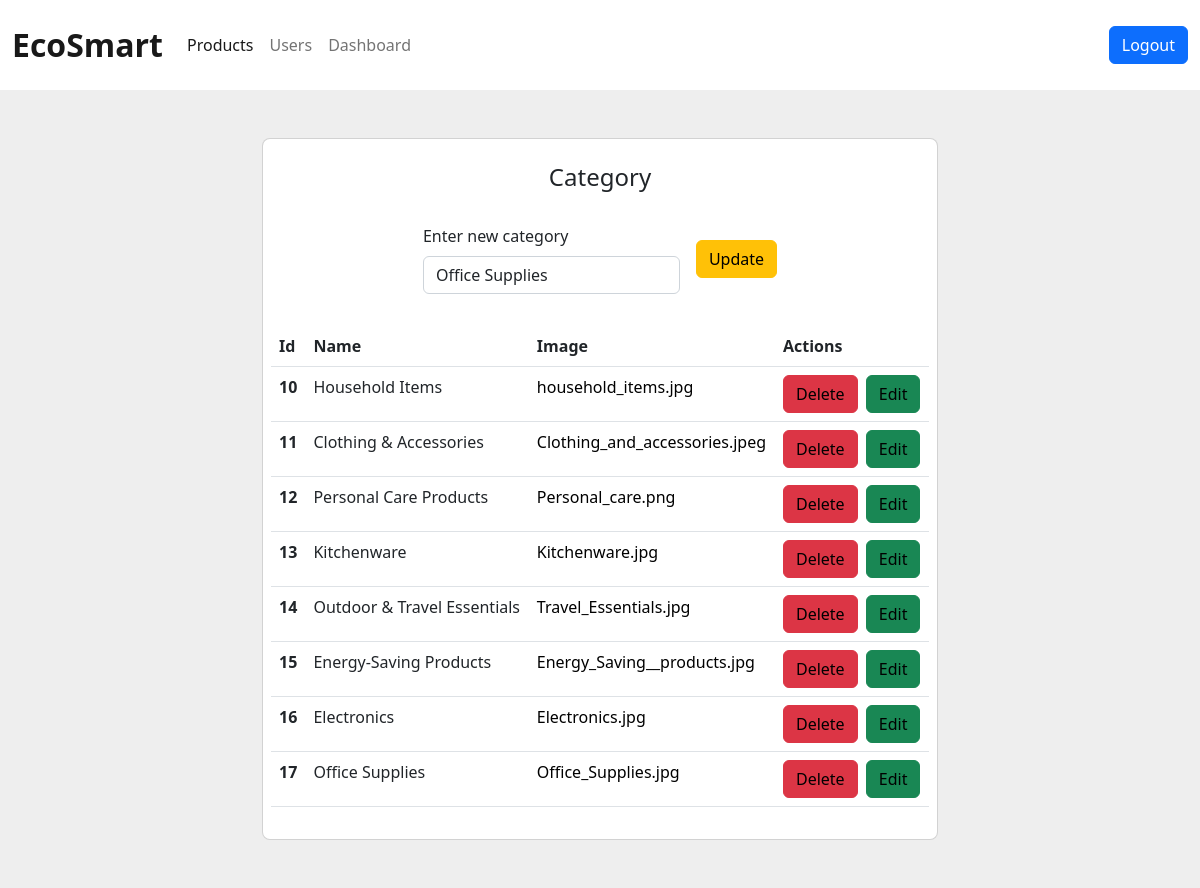
The page /admin/manage_category/edit/17 on the database its author committed.
### vault.py (models this page shows, shortened)
class Category(Base):
    __tablename__ = 'categories'
    id = Column(Integer, primary_key=True, autoincrement=True)
    name = Column('name',String)
    image = Column('image',String)
    date = Column('date',String)

### admin_routes.py (the view)
@app.route('/admin/manage_category/edit/<int:cid>', methods=['POST', 'GET'])
def category_edit(cid):
    if request.method == 'POST':
        agent.query(Category).filter(Category.id == cid).update({
            Category.name: request.form['name']
        })
        agent.commit()
        return redirect('/admin/manage_category/')
    elif request.method == 'GET':
        category = agent.query(Category).filter(Category.id == cid).first()
        return render_template('admin/edit_category.html', category=category, categories=agent.query(Category).all())

### templates/admin/edit_category.html (shortened to what this page needs)
<!DOCTYPE html>
<html lang="en">
  <head>
    <link
      href="https://cdn.jsdelivr.net/npm/bootstrap@5.2.0-beta1/dist/css/bootstrap.min.css"
      rel="stylesheet"
    />
    <link
      rel="stylesheet"
      type="text/css"
      href="{{ url_for('static',filename='styles/header.css') }}"
    />
  </head>
  <body>
    <nav class="navbar navbar-expand-lg bg-body py-3">
      <div class="container">
        <a class="navbar-brand" href="/admin"
          ><span class="fs-2"><strong>EcoSmart</strong></span></a
        >
        <div class="collapse navbar-collapse" id="navcol-1">
          <ul class="navbar-nav me-auto">
            <li class="nav-item">
              <a class="nav-link active" href="/admin/product_handler"
                >Products</a
              >
            </li>
            <li class="nav-item">
              <a class="nav-link" href="/admin/userbase">Users</a>
            </li>
            <li class="nav-item">
              <a class="nav-link" href="/admin/dashboard">Dashboard</a>
            </li>
          </ul>
          <button class="btn btn-primary" type="button">
            <a href="/logout" class="text-decoration-none text-white">Logout</a>
          </button>
        </div>
      </div>
    </nav>
    <section class="vh-50" style="background-color: #eee">
      <div class="container py-5 h-100">
        <div class="row d-flex justify-content-center align-items-center h-100">
          <div class="col col-lg-9 col-xl-7">
            <div class="card rounded-3">
              <div class="card-body p-2">
                <h4 class="text-center my-3 pb-3">Category</h4>
                <form
                  class="row row-cols-lg-auto g-3 justify-content-center align-items-center mb-4 pb-2"
                  method="POST"
                  enctype="multipart/form-data"
                >
                  <div class="col-12">
                    <div class="form-outline">
                      <label class="form-label" for="form1"
                        >Enter new category</label
                      >
                      <input
                        type="text"
                        id="form1"
                        class="form-control"
                        name="name"
                        placeholder="Category Name"
                        value="{{category.name}}"
                      />
                    </div>
                  </div>
                  <div class="col-10">
                    <button type="submit" class="btn btn-warning">
                      Update
                    </button>
                  </div>
                </form>
                <table class="table mb-4">
                  <thead>
                    <tr>
                      <th scope="col">Id</th>
                      <th scope="col">Name</th>
                      <th scope="col">Image</th>
                      <th scope="col">Actions</th>
                    </tr>
                  </thead>
                  <tbody>
                    {% for category in categories %}
                    <tr>
                      <th scope="row">{{category.id}}</th>
                      <td>{{category.name}}</td>
                      <td>
                        <a
                          href="http://127.0.0.1:5000/static/assets/categories/{{category.image}}"
                          target="blank"
                          >{{category.image}}</a
                        >
                      </td>
                      <td>
                        <button type="submit" class="btn btn-danger">
                          <a
                            href="/admin/manage_category/delete/{{category.id}}"
                            style="background-color: #dc3545"
                            >Delete</a
                          >
                        </button>
                        <button type="submit" class="btn btn-success ms-1">
                          <a
                            href="/admin/manage_category/edit/{{category.id}}"
                            style="background-color: #198754"
                            >Edit</a
                          >
                        </button>
                      </td>
                    </tr>
                    {% endfor %}
                  </tbody>
                </table>
              </div>
            </div>
          </div>
        </div>
      </div>
    </section>
  </body>
</html>

### static/styles/header.css (style rules this page uses)
a { text-decoration: none; color: black; text-align: center; }

### templates/admin/edit_category.html (style rules this page uses)
.container { max-width: 100%; }

### rows shown on the page
Category: name "Office Supplies", id "17", image "Office_Supplies.jpg"
Category: id "10", name "Household Items", image "household_items.jpg"
Category: id "11", name "Clothing & Accessories", image "Clothing_and_accessories.jpeg"
Category: id "12", name "Personal Care Products", image "Personal_care.png"
Category: id "13", name "Kitchenware", image "Kitchenware.jpg"
Category: id "14", name "Outdoor & Travel Essentials", image "Travel_Essentials.jpg"
Category: id "15", name "Energy-Saving Products", image "Energy_Saving__products.jpg"
Category: id "16", name "Electronics", image "Electronics.jpg"
